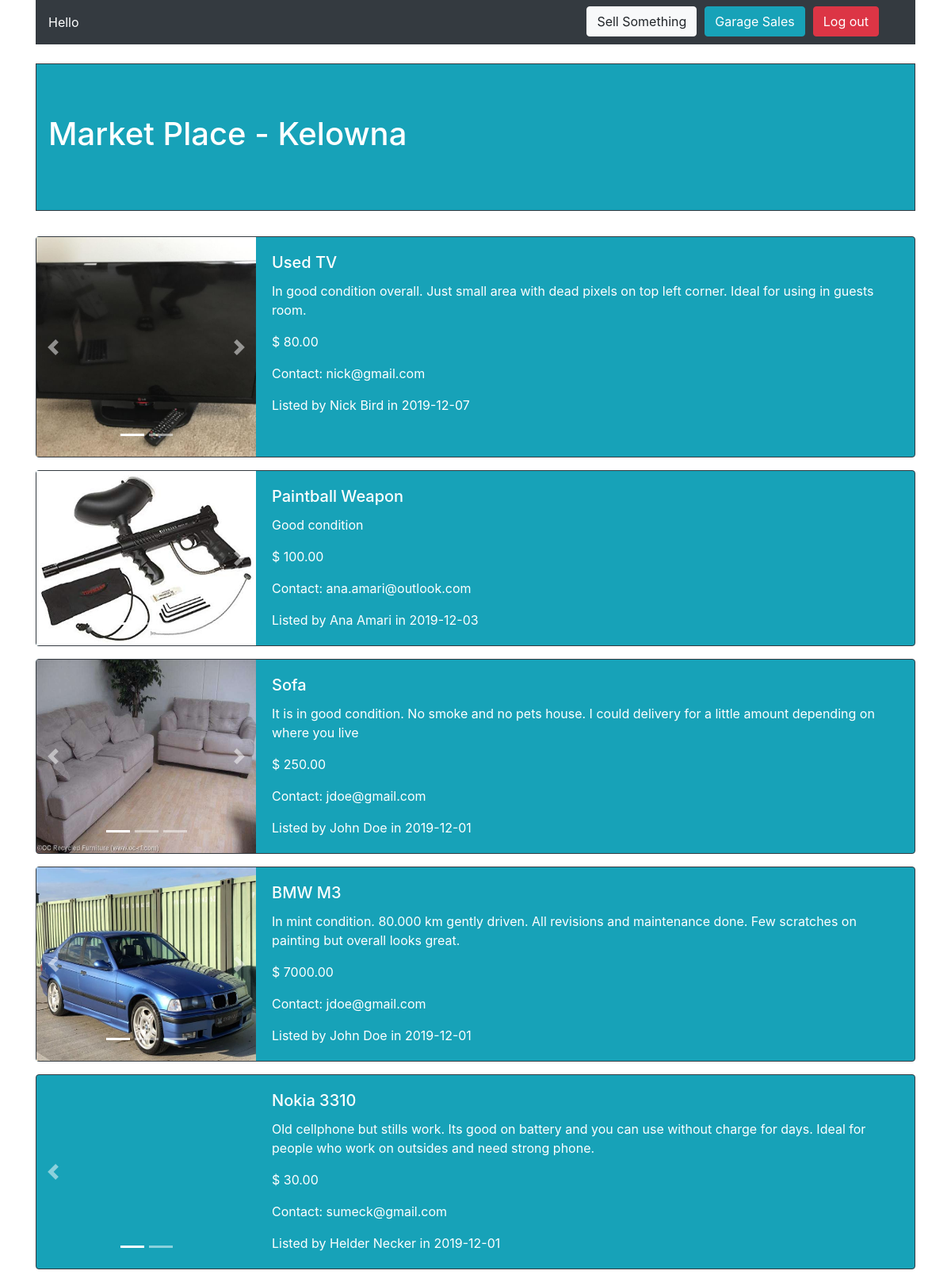
The app's page /market_home.php with its own data.
### tables this page shows
CREATE TABLE `items` (
  `id` int(11) NOT NULL,
  `user_id` int(11) DEFAULT NULL,
  `name` varchar(30) DEFAULT NULL,
  `details` varchar(1000) DEFAULT NULL,
  `price` float(8,2) DEFAULT NULL,
  `category` varchar(20) NOT NULL,
  `date_of_post` date DEFAULT NULL
);

CREATE TABLE `pictures` (
  `id` int(11) NOT NULL,
  `item_id` int(11) NOT NULL,
  `user_id` int(11) NOT NULL,
  `path` varchar(300) NOT NULL
);

CREATE TABLE `users` (
  `id` int(11) NOT NULL,
  `f_name` varchar(15) NOT NULL,
  `l_name` varchar(15) NOT NULL,
  `email` varchar(50) NOT NULL,
  `password` varchar(1000) NOT NULL
);

### market_home.php (the view, shortened to what this page needs)
<?php
$user = $_SESSION["user"];
$mysqli = mysqli_connect("localhost", "cs213user", "letmein", "project");
?>
<head>
    <link rel="stylesheet" href="https://maxcdn.bootstrapcdn.com/bootstrap/4.3.1/css/bootstrap.min.css">
    <link rel="stylesheet" href="https://stackpath.bootstrapcdn.com/bootstrap/4.3.1/css/bootstrap.min.css"
>
</head>
<body>
    <div class="container">
        <nav class="navbar navbar-expand-lg navbar-light bg-dark">
            <div class="row w-100">
                <div class="col-6">
                    <span class="navbar-text text-white"> Hello <?php echo $user; ?></span>
                </div>
                <div class="col-6">
                    <ul class="navbar-nav mr-auto" style="float: right;">
                        <li style="margin-right: 10px;" class="nav-item"><a href="sell_item.php" class="btn btn-light">Sell Something</a></li>
                        <li style="margin-right: 10px;"class="nav-item"><a href="home.php" class="btn btn-info">Garage Sales</a></li>
                        <li class="nav-item"><a href="index.php" class="btn btn-danger">Log out</a></li>
                    </ul>
                </div>
            </div>
        </nav><br>
        <div class="jumbotron jumbotron-fluid bg-info text-white border border-dark">
            <div class="container">
                <h1 class="display-5">Market Place - Kelowna</h1>
            </div>
        </div>
<?php
$sql = "SELECT * FROM users inner join items on users.id = items.user_id ORDER BY date_of_post DESC";
$result = mysqli_query($mysqli, $sql);
$item_count = 0;
while ($info = mysqli_fetch_array($result)) {
    $div_id = "item".$item_count;
    $name = $info['name'];
    $details = $info['details'];
    $price = $info['price'];
    $date = $info['date_of_post'];
    $user_name = $info['f_name']." ".$info['l_name'];
    $contact = $info['email'];
    $user_id = $info['user_id'];
    $item_id = $info['id'];
    $carousel_slide = "";
    $carousel_inner = "";
    $pic_sql = "SELECT * FROM `pictures` WHERE item_id = $item_id AND user_id = $user_id";
    $pic_result = mysqli_query($mysqli, $pic_sql);
    $count = 0;
    while ($pic_info = mysqli_fetch_array($pic_result)) {
        $db_path = $pic_info['path'];
        if ($count == 0) {
            $carousel_slide = $carousel_slide."<li data-target=\"#$div_id\" data-slide-to=\"$count\" class=\"active\"></li></li>";
            $carousel_inner = $carousel_inner.""
                . "<div class=\"carousel-item active\">"
                    . "<img src=\"$db_path\" clas=\"card-img\" alt=\"Item picture\">"
                . "</div>";
        } else {
            $carousel_slide = $carousel_slide."<li data-target=\"#$div_id\" data-slide-to=\"$count\"></li>";
            $carousel_inner = $carousel_inner.""
                . "<div class=\"carousel-item\">"
                    . "<img src=\"$db_path\" clas=\"card-img\" alt=\"Item picture\">"
                . "</div>";
        }
        $count++;
    }
    $carousel_block = ""
            . "<div id=\"$div_id\" class=\"carousel slide\" data-ride=\"carousel\">"
                . "<ul class=\"carousel-indicators\">"
                    . "$carousel_slide"
                . "</ul>"
                . "<div class=\"carousel-inner\">"
                    . "$carousel_inner"
                . "</div>"
                . "<a class=\"carousel-control-prev\" href=\"#$div_id\" data-slide=\"prev\">"
                    . "<span class=\"carousel-control-prev-icon\"></span>"
                . "</a>"
                . "<a class=\"carousel-control-next\" href=\"#$div_id\" data-slide=\"next\">"
                    . "<span class=\"carousel-control-next-icon\"></span>"
                . "</a>"
            . "</div>";
    $item_block = ""
            . "<div class=\"card border-dark text-white bg-info mb-3\" style=\"max-width: 100%;\">"
                . "<div class=\"row no-gutters\">"
                    . "<div class=\"col-md-3\">"
                        . "$carousel_block"
                    . "</div>"
                    . "<div class=\"col-md-9\">"
                        . "<div class=\"card-body\">"
                            . "<h5 class=\"card-title\">$name</h5>"
                            . "<p class=\"card-text\">$details</p>"
                            . "<p class=\"card-text\">$ $price</p>"
                            . "<p class=\"card-text\">Contact: $contact</p>"
                            . "<p class=\"card-text\">Listed by $user_name in $date</p>"
                        . "</div>"
                    . "</div>"
                . "</div>"
            . "</div>";
    echo $item_block;
    $item_count++;
}
?>
    </div>
</body>

### market_home.php (style rules this page uses)
.carousel-inner img { width: 100%; height: 100%; }

### records on screen
items: pictures.path (picture), name "Used TV", details "In good condition overall. Just small area with dead pixels on top left corner. Ideal for using in guests room.", price "80.00", user.email "nick@gmail.com", user.l_name "Nick Bird", date_of_post "2019-12-07"
items: pictures.path (picture), name "Paintball Weapon", details "Good condition", price "100.00", user.email "ana.amari@outlook.com", user.l_name "Ana Amari", date_of_post "2019-12-03"
items: pictures.path (picture), name "Sofa", details "It is in good condition. No smoke and no pets house. I could delivery for a little amount depending on where you live", price "250.00", user.email "jdoe@gmail.com", user.l_name "John Doe", date_of_post "2019-12-01"
items: pictures.path (picture), name "BMW M3", details "In mint condition. 80.000 km gently driven. All revisions and maintenance done. Few scratches on painting but overall looks great.", price "7000.00", user.email "jdoe@gmail.com", user.l_name "John Doe", date_of_post "2019-12-01"
items: pictures.path (picture), name "Nokia 3310", details "Old cellphone but stills work. Its good on battery and you can use without charge for days. Ideal for people who work on outsides and need strong phone.", price "30.00", user.email "sumeck@gmail.com", user.l_name "Helder Necker", date_of_post "2019-12-01"
